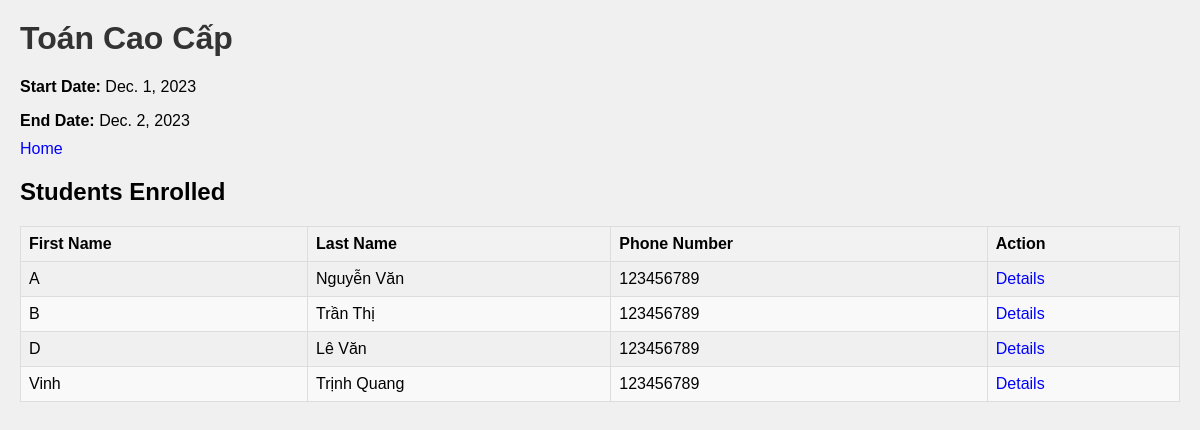
Screenshot of /school/class/1 with the database file from the repository.
### school/models.py (models this page shows, shortened)
class Class(models.Model):
    name = models.CharField(max_length=200)
    start_date = models.DateField('start date')
    end_date = models.DateField('end date')
    students = models.ManyToManyField(Student, through="Enrollment")

class Student(models.Model):
    firstname = models.CharField(max_length=255)
    lastname = models.CharField(max_length=255)
    phone = models.CharField(max_length=255)
    major = models.ForeignKey(Major, on_delete=models.CASCADE)

### school/views.py (the view)
# urls.py: path('class/<int:pk>', views.ClassDetailView.as_view(), name='class_detail'),
class ClassDetailView(DetailView):
    model = Class
    template_name = 'school/class_detail.html'

### school/templates/school/class_detail.html
{% load static %}
<link rel="stylesheet" type="text/css" href="{% static 'school/style.css' %}" />
<h1>{{ class.name }}</h1>
<p><strong>Start Date:</strong> {{ class.start_date }}</p>
<p><strong>End Date:</strong> {{ class.end_date }}</p>
<a href="{% url 'school:index'%}">Home</a>
<h2>Students Enrolled</h2>
{% if class.students.all %}
<table border="1">
	<thead>
		<tr>
			<th>First Name</th>
			<th>Last Name</th>
			<th>Phone Number</th>
			<th>Action</th>
		</tr>
	</thead>
	<tbody>
		{% for student in class.students.all %}
		<tr>
			<td>{{ student.firstname }}</td>
			<td>{{ student.lastname }}</td>
			<td>{{ student.phone}}</td>
			<td>
				<a href="{% url 'school:student_detail' pk=student.id %}">Details</a>
			</td>
		</tr>
		{% endfor %}
	</tbody>
</table>
{% else %}
<p>No students enrolled in this class.</p>
{% endif %}

### school/static/school/style.css (style rules this page uses)
a { text-decoration: none; color: blue; }
h1 { color: #333; }
p { margin-bottom: 10px; }
table { width: 100%; border-collapse: collapse; margin-top: 20px; }
table, th, td { border: 1px solid #ddd; }
th, td { padding: 8px; text-align: left; }
thead { background-color: #f2f2f2; }
tbody tr:nth-child(even) { background-color: #f9f9f9; }

### rows the page displays
Class: name "Toán Cao Cấp", start_date "Dec. 1, 2023", end_date "Dec. 2, 2023"
Student: firstname "A", lastname "Nguyễn Văn", phone "123456789"
Student: firstname "B", lastname "Trần Thị", phone "123456789"
Student: firstname "D", lastname "Lê Văn", phone "123456789"
Student: firstname "Vinh", lastname "Trịnh Quang", phone "123456789"
